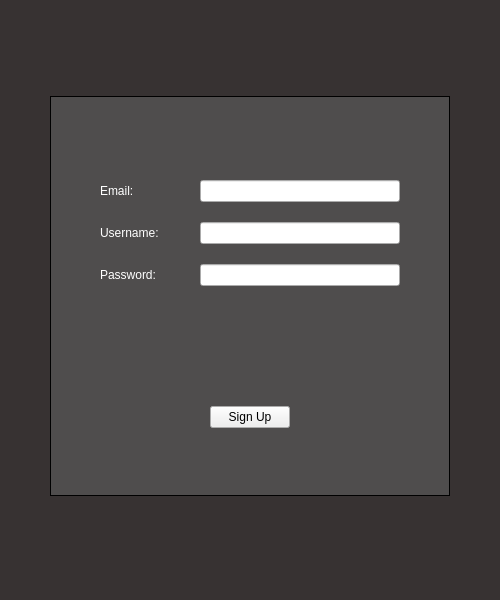
<?xml version="1.0" encoding="UTF-8"?>
<ui version="4.0">
 <class>SignUp</class>
 <widget class="QWidget" name="SignUp">
  <property name="geometry">
   <rect>
    <x>0</x>
    <y>0</y>
    <width>500</width>
    <height>600</height>
   </rect>
  </property>
  <property name="minimumSize">
   <size>
    <width>500</width>
    <height>600</height>
   </size>
  </property>
  <property name="maximumSize">
   <size>
    <width>500</width>
    <height>600</height>
   </size>
  </property>
  <property name="windowTitle">
   <string>Form</string>
  </property>
  <property name="styleSheet">
   <string notr="true"/>
  </property>
  <layout class="QHBoxLayout" name="horizontalLayout_13">
   <property name="spacing">
    <number>0</number>
   </property>
   <property name="leftMargin">
    <number>0</number>
   </property>
   <property name="topMargin">
    <number>0</number>
   </property>
   <property name="rightMargin">
    <number>0</number>
   </property>
   <property name="bottomMargin">
    <number>0</number>
   </property>
   <item>
    <widget class="QWidget" name="horizontalWidget" native="true">
     <property name="styleSheet">
      <string notr="true">#horizontalWidget{ background: rgb(55, 50, 50); }
#signupEmail {color: White;}
#signupUsername {color: White;}
#signupPassword{color: White;}

</string>
     </property>
     <layout class="QHBoxLayout" name="horizontalLayout_6">
      <property name="topMargin">
       <number>1</number>
      </property>
      <item>
       <widget class="QWidget" name="signupContainer" native="true">
        <property name="sizePolicy">
         <sizepolicy hsizetype="Fixed" vsizetype="Fixed">
          <horstretch>0</horstretch>
          <verstretch>0</verstretch>
         </sizepolicy>
        </property>
        <property name="minimumSize">
         <size>
          <width>400</width>
          <height>400</height>
         </size>
        </property>
        <property name="maximumSize">
         <size>
          <width>350</width>
          <height>400</height>
         </size>
        </property>
        <property name="styleSheet">
         <string notr="true">#signupContainer { border: 1px solid; 
							 background: rgb(79, 77, 77);}</string>
        </property>
        <layout class="QVBoxLayout" name="verticalLayout_5">
         <property name="spacing">
          <number>6</number>
         </property>
         <property name="leftMargin">
          <number>50</number>
         </property>
         <property name="topMargin">
          <number>50</number>
         </property>
         <property name="rightMargin">
          <number>50</number>
         </property>
         <property name="bottomMargin">
          <number>50</number>
         </property>
         <item>
          <spacer name="verticalSpacer_2">
           <property name="orientation">
            <enum>Qt::Vertical</enum>
           </property>
           <property name="sizeType">
            <enum>QSizePolicy::Fixed</enum>
           </property>
           <property name="sizeHint" stdset="0">
            <size>
             <width>20</width>
             <height>20</height>
            </size>
           </property>
          </spacer>
         </item>
         <item>
          <layout class="QHBoxLayout" name="horizontalLayout_10">
           <item>
            <widget class="QLabel" name="signupEmail">
             <property name="text">
              <string>Email:</string>
             </property>
            </widget>
           </item>
           <item>
            <widget class="QLineEdit" name="emailInput">
             <property name="sizePolicy">
              <sizepolicy hsizetype="Fixed" vsizetype="Fixed">
               <horstretch>0</horstretch>
               <verstretch>0</verstretch>
              </sizepolicy>
             </property>
             <property name="minimumSize">
              <size>
               <width>200</width>
               <height>0</height>
              </size>
             </property>
            </widget>
           </item>
          </layout>
         </item>
         <item>
          <layout class="QHBoxLayout" name="horizontalLayout_8">
           <item>
            <widget class="QLabel" name="signupUsername">
             <property name="text">
              <string>Username:</string>
             </property>
            </widget>
           </item>
           <item>
            <widget class="QLineEdit" name="usernameInput">
             <property name="sizePolicy">
              <sizepolicy hsizetype="Fixed" vsizetype="Fixed">
               <horstretch>0</horstretch>
               <verstretch>0</verstretch>
              </sizepolicy>
             </property>
             <property name="minimumSize">
              <size>
               <width>200</width>
               <height>0</height>
              </size>
             </property>
            </widget>
           </item>
          </layout>
         </item>
         <item>
          <layout class="QHBoxLayout" name="horizontalLayout_7">
           <item>
            <widget class="QLabel" name="signupPassword">
             <property name="text">
              <string>Password:</string>
             </property>
            </widget>
           </item>
           <item>
            <widget class="QLineEdit" name="passwordInput">
             <property name="sizePolicy">
              <sizepolicy hsizetype="Fixed" vsizetype="Fixed">
               <horstretch>0</horstretch>
               <verstretch>0</verstretch>
              </sizepolicy>
             </property>
             <property name="minimumSize">
              <size>
               <width>200</width>
               <height>0</height>
              </size>
             </property>
             <property name="echoMode">
              <enum>QLineEdit::Password</enum>
             </property>
            </widget>
           </item>
          </layout>
         </item>
         <item>
          <spacer name="verticalSpacer">
           <property name="orientation">
            <enum>Qt::Vertical</enum>
           </property>
           <property name="sizeType">
            <enum>QSizePolicy::Fixed</enum>
           </property>
           <property name="sizeHint" stdset="0">
            <size>
             <width>20</width>
             <height>100</height>
            </size>
           </property>
          </spacer>
         </item>
         <item>
          <layout class="QHBoxLayout" name="horizontalLayout_14">
           <item>
            <spacer name="horizontalSpacer">
             <property name="orientation">
              <enum>Qt::Horizontal</enum>
             </property>
             <property name="sizeHint" stdset="0">
              <size>
               <width>40</width>
               <height>20</height>
              </size>
             </property>
            </spacer>
           </item>
           <item>
            <widget class="QPushButton" name="signupButton">
             <property name="text">
              <string>Sign Up</string>
             </property>
            </widget>
           </item>
           <item>
            <spacer name="horizontalSpacer_2">
             <property name="orientation">
              <enum>Qt::Horizontal</enum>
             </property>
             <property name="sizeHint" stdset="0">
              <size>
               <width>40</width>
               <height>20</height>
              </size>
             </property>
            </spacer>
           </item>
          </layout>
         </item>
        </layout>
       </widget>
      </item>
     </layout>
    </widget>
   </item>
  </layout>
 </widget>
 <resources/>
 <connections/>
</ui>
